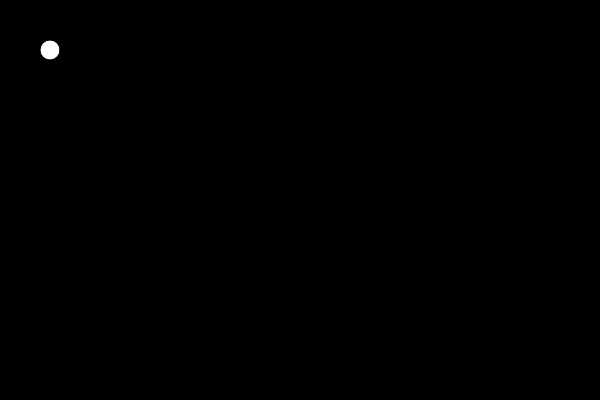
Frame 1 (no input)
Frame 60 (no input): identical to frame 1, image omitted
Frame 120 (the mouse pressed at the canvas centre since frame 60): identical to frame 1, image omitted

The p5.js sketch that drew this single still picture (run headless with seeded random() and noise() and a simulated clock; from frame 60 on, the mouse is pressed at the canvas centre):

// p5.js sketch
// ── sketch.js
function setup() {
    createCanvas(600, 400)
  }
  
  function draw() {
    background(0);
    circle(50, 50, 20)
  }
